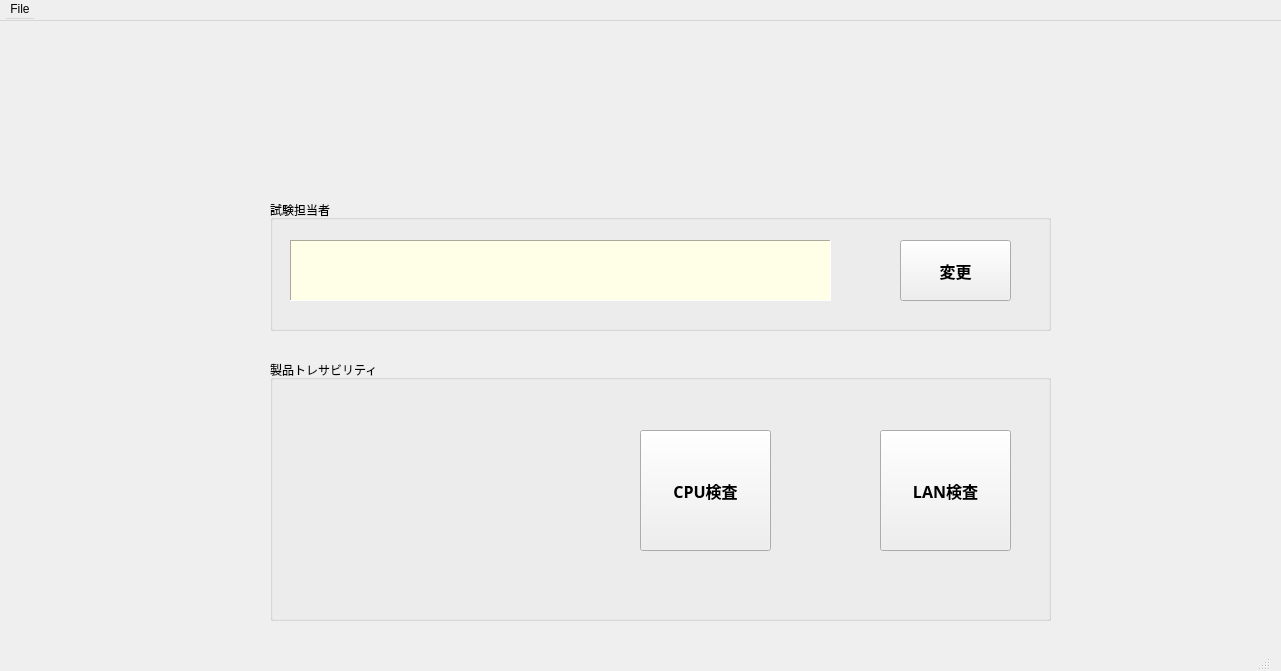
<?xml version="1.0" encoding="UTF-8"?>
<ui version="4.0">
 <class>MainMenu</class>
 <widget class="QWidget" name="MainMenu">
  <property name="geometry">
   <rect>
    <x>0</x>
    <y>0</y>
    <width>1281</width>
    <height>671</height>
   </rect>
  </property>
  <property name="windowTitle">
   <string>MainMenu</string>
  </property>
  <widget class="QMenuBar" name="menubar">
   <property name="geometry">
    <rect>
     <x>0</x>
     <y>0</y>
     <width>1281</width>
     <height>21</height>
    </rect>
   </property>
   <widget class="QMenu" name="menuFile">
    <property name="title">
     <string>File</string>
    </property>
    <addaction name="actionOpen"/>
    <addaction name="actionImport"/>
    <addaction name="actionExport"/>
    <addaction name="actionSave"/>
    <addaction name="actionExit"/>
   </widget>
   <addaction name="menuFile"/>
  </widget>
  <widget class="QStackedWidget" name="stackedWidget">
   <property name="geometry">
    <rect>
     <x>10</x>
     <y>30</y>
     <width>1262</width>
     <height>601</height>
    </rect>
   </property>
   <property name="styleSheet">
    <string notr="true">QLabel {
    background-color: white;
}</string>
   </property>
   <property name="currentIndex">
    <number>0</number>
   </property>
   <widget class="QWidget" name="homePage">
    <widget class="QGroupBox" name="groupBox">
     <property name="geometry">
      <rect>
       <x>260</x>
       <y>330</y>
       <width>781</width>
       <height>261</height>
      </rect>
     </property>
     <property name="title">
      <string>製品トレサビリティ</string>
     </property>
     <widget class="QPushButton" name="cpuButton">
      <property name="geometry">
       <rect>
        <x>370</x>
        <y>70</y>
        <width>131</width>
        <height>121</height>
       </rect>
      </property>
      <property name="font">
       <font>
        <family>メイリオ</family>
        <pointsize>12</pointsize>
        <bold>true</bold>
       </font>
      </property>
      <property name="text">
       <string>CPU検査</string>
      </property>
     </widget>
     <widget class="QPushButton" name="lanButton">
      <property name="geometry">
       <rect>
        <x>610</x>
        <y>70</y>
        <width>131</width>
        <height>121</height>
       </rect>
      </property>
      <property name="font">
       <font>
        <family>メイリオ</family>
        <pointsize>12</pointsize>
        <bold>true</bold>
       </font>
      </property>
      <property name="text">
       <string>LAN検査</string>
      </property>
     </widget>
    </widget>
    <widget class="QGroupBox" name="groupBox_10">
     <property name="geometry">
      <rect>
       <x>260</x>
       <y>170</y>
       <width>781</width>
       <height>131</height>
      </rect>
     </property>
     <property name="title">
      <string>試験担当者</string>
     </property>
     <widget class="QPushButton" name="changeUserNameButton">
      <property name="geometry">
       <rect>
        <x>630</x>
        <y>40</y>
        <width>111</width>
        <height>61</height>
       </rect>
      </property>
      <property name="font">
       <font>
        <family>游ゴシック</family>
        <pointsize>12</pointsize>
        <bold>true</bold>
       </font>
      </property>
      <property name="text">
       <string>変更</string>
      </property>
     </widget>
     <widget class="QLabel" name="userNameLabel">
      <property name="geometry">
       <rect>
        <x>20</x>
        <y>40</y>
        <width>541</width>
        <height>61</height>
       </rect>
      </property>
      <property name="font">
       <font>
        <family>游ゴシック</family>
        <pointsize>22</pointsize>
        <bold>true</bold>
       </font>
      </property>
      <property name="styleSheet">
       <string notr="true">QLabel {
  background-color: rgb(255, 254, 231);
}</string>
      </property>
      <property name="frameShape">
       <enum>QFrame::Panel</enum>
      </property>
      <property name="frameShadow">
       <enum>QFrame::Sunken</enum>
      </property>
      <property name="lineWidth">
       <number>1</number>
      </property>
      <property name="midLineWidth">
       <number>0</number>
      </property>
      <property name="text">
       <string/>
      </property>
      <property name="indent">
       <number>20</number>
      </property>
     </widget>
    </widget>
   </widget>
   <widget class="QWidget" name="cpuPage">
    <widget class="QGroupBox" name="groupBox_2">
     <property name="geometry">
      <rect>
       <x>20</x>
       <y>40</y>
       <width>591</width>
       <height>321</height>
      </rect>
     </property>
     <property name="title">
      <string>CPU検査</string>
     </property>
     <widget class="QWidget" name="verticalLayoutWidget">
      <property name="geometry">
       <rect>
        <x>10</x>
        <y>70</y>
        <width>571</width>
        <height>81</height>
       </rect>
      </property>
      <layout class="QVBoxLayout" name="verticalLayout">
       <item>
        <widget class="QLabel" name="cpuSerialInputField">
         <property name="font">
          <font>
           <family>Consolas</family>
           <pointsize>26</pointsize>
          </font>
         </property>
         <property name="text">
          <string/>
         </property>
        </widget>
       </item>
      </layout>
     </widget>
     <widget class="QWidget" name="verticalLayoutWidget_2">
      <property name="geometry">
       <rect>
        <x>10</x>
        <y>30</y>
        <width>141</width>
        <height>31</height>
       </rect>
      </property>
      <layout class="QVBoxLayout" name="verticalLayout_2">
       <item>
        <widget class="QLabel" name="cpuSerialIndicator">
         <property name="font">
          <font>
           <family>メイリオ</family>
           <pointsize>12</pointsize>
           <bold>true</bold>
          </font>
         </property>
         <property name="text">
          <string> 製品シリアル番号</string>
         </property>
        </widget>
       </item>
      </layout>
     </widget>
     <widget class="QWidget" name="verticalLayoutWidget_9">
      <property name="geometry">
       <rect>
        <x>160</x>
        <y>30</y>
        <width>421</width>
        <height>31</height>
       </rect>
      </property>
      <layout class="QVBoxLayout" name="verticalLayout_10">
       <item>
        <widget class="QLabel" name="cpuSerialStatus">
         <property name="font">
          <font>
           <family>メイリオ</family>
           <pointsize>12</pointsize>
           <bold>true</bold>
          </font>
         </property>
         <property name="text">
          <string/>
         </property>
        </widget>
       </item>
      </layout>
     </widget>
     <widget class="QFrame" name="cpuSerialInputFrame">
      <property name="geometry">
       <rect>
        <x>9</x>
        <y>69</y>
        <width>571</width>
        <height>81</height>
       </rect>
      </property>
      <property name="frameShape">
       <enum>QFrame::StyledPanel</enum>
      </property>
      <property name="frameShadow">
       <enum>QFrame::Raised</enum>
      </property>
     </widget>
    </widget>
    <widget class="QPushButton" name="cpuGoHome">
     <property name="geometry">
      <rect>
       <x>1130</x>
       <y>570</y>
       <width>111</width>
       <height>31</height>
      </rect>
     </property>
     <property name="font">
      <font>
       <family>メイリオ</family>
       <pointsize>12</pointsize>
       <bold>true</bold>
      </font>
     </property>
     <property name="text">
      <string>ホームページ</string>
     </property>
    </widget>
    <widget class="QGroupBox" name="groupBox_4">
     <property name="geometry">
      <rect>
       <x>630</x>
       <y>40</y>
       <width>611</width>
       <height>511</height>
      </rect>
     </property>
     <property name="title">
      <string>Results</string>
     </property>
     <widget class="QScrollArea" name="scrollArea">
      <property name="geometry">
       <rect>
        <x>10</x>
        <y>30</y>
        <width>591</width>
        <height>461</height>
       </rect>
      </property>
      <property name="frameShape">
       <enum>QFrame::NoFrame</enum>
      </property>
      <property name="widgetResizable">
       <bool>true</bool>
      </property>
      <widget class="QWidget" name="scrollAreaWidgetContents">
       <property name="geometry">
        <rect>
         <x>0</x>
         <y>0</y>
         <width>591</width>
         <height>461</height>
        </rect>
       </property>
       <widget class="QListWidget" name="cpuListWidget">
        <property name="geometry">
         <rect>
          <x>0</x>
          <y>10</y>
          <width>591</width>
          <height>441</height>
         </rect>
        </property>
        <property name="styleSheet">
         <string notr="true">QListWidget {
  background : rgb(240, 240, 240);
}</string>
        </property>
        <property name="frameShape">
         <enum>QFrame::NoFrame</enum>
        </property>
        <property name="resizeMode">
         <enum>QListView::Fixed</enum>
        </property>
       </widget>
      </widget>
     </widget>
    </widget>
    <widget class="QGroupBox" name="groupBox_6">
     <property name="geometry">
      <rect>
       <x>20</x>
       <y>390</y>
       <width>591</width>
       <height>71</height>
      </rect>
     </property>
     <property name="title">
      <string/>
     </property>
     <widget class="QLabel" name="cpuOverallTestStatus">
      <property name="geometry">
       <rect>
        <x>300</x>
        <y>10</y>
        <width>271</width>
        <height>51</height>
       </rect>
      </property>
      <property name="font">
       <font>
        <family>游ゴシック</family>
        <pointsize>22</pointsize>
        <bold>true</bold>
       </font>
      </property>
      <property name="text">
       <string>OK/NG </string>
      </property>
      <property name="alignment">
       <set>Qt::AlignCenter</set>
      </property>
     </widget>
     <widget class="QLabel" name="cpuOverallTestStatus_2">
      <property name="geometry">
       <rect>
        <x>30</x>
        <y>10</y>
        <width>241</width>
        <height>51</height>
       </rect>
      </property>
      <property name="font">
       <font>
        <family>游ゴシック</family>
        <pointsize>22</pointsize>
        <bold>true</bold>
       </font>
      </property>
      <property name="text">
       <string>検査結果</string>
      </property>
      <property name="alignment">
       <set>Qt::AlignLeading|Qt::AlignLeft|Qt::AlignVCenter</set>
      </property>
     </widget>
    </widget>
    <widget class="QGroupBox" name="groupBox_8">
     <property name="geometry">
      <rect>
       <x>20</x>
       <y>480</y>
       <width>591</width>
       <height>71</height>
      </rect>
     </property>
     <property name="title">
      <string/>
     </property>
     <widget class="QLabel" name="cpuSaveResultStatus">
      <property name="geometry">
       <rect>
        <x>300</x>
        <y>10</y>
        <width>271</width>
        <height>51</height>
       </rect>
      </property>
      <property name="font">
       <font>
        <family>游ゴシック</family>
        <pointsize>22</pointsize>
        <bold>true</bold>
       </font>
      </property>
      <property name="text">
       <string>OK/NG </string>
      </property>
      <property name="alignment">
       <set>Qt::AlignCenter</set>
      </property>
     </widget>
     <widget class="QLabel" name="cpuOverallTestStatus_6">
      <property name="geometry">
       <rect>
        <x>30</x>
        <y>10</y>
        <width>241</width>
        <height>51</height>
       </rect>
      </property>
      <property name="font">
       <font>
        <family>游ゴシック</family>
        <pointsize>22</pointsize>
        <bold>true</bold>
       </font>
      </property>
      <property name="text">
       <string>検査結果CSV保存</string>
      </property>
      <property name="alignment">
       <set>Qt::AlignLeading|Qt::AlignLeft|Qt::AlignVCenter</set>
      </property>
     </widget>
    </widget>
   </widget>
   <widget class="QWidget" name="lanPage">
    <widget class="QGroupBox" name="groupBox_3">
     <property name="geometry">
      <rect>
       <x>20</x>
       <y>40</y>
       <width>591</width>
       <height>321</height>
      </rect>
     </property>
     <property name="title">
      <string>LAN検査</string>
     </property>
     <widget class="QWidget" name="verticalLayoutWidget_3">
      <property name="geometry">
       <rect>
        <x>10</x>
        <y>70</y>
        <width>571</width>
        <height>81</height>
       </rect>
      </property>
      <layout class="QVBoxLayout" name="verticalLayout_3">
       <item>
        <widget class="QLabel" name="lanSerialInputField">
         <property name="font">
          <font>
           <family>Consolas</family>
           <pointsize>26</pointsize>
          </font>
         </property>
         <property name="layoutDirection">
          <enum>Qt::LeftToRight</enum>
         </property>
         <property name="text">
          <string/>
         </property>
        </widget>
       </item>
      </layout>
     </widget>
     <widget class="QWidget" name="verticalLayoutWidget_4">
      <property name="geometry">
       <rect>
        <x>10</x>
        <y>30</y>
        <width>141</width>
        <height>31</height>
       </rect>
      </property>
      <layout class="QVBoxLayout" name="verticalLayout_5">
       <item>
        <widget class="QLabel" name="lanSerialIndicator">
         <property name="font">
          <font>
           <family>メイリオ</family>
           <pointsize>12</pointsize>
           <bold>true</bold>
          </font>
         </property>
         <property name="text">
          <string> 製品シリアル番号</string>
         </property>
        </widget>
       </item>
      </layout>
     </widget>
     <widget class="QWidget" name="verticalLayoutWidget_5">
      <property name="geometry">
       <rect>
        <x>10</x>
        <y>180</y>
        <width>142</width>
        <height>31</height>
       </rect>
      </property>
      <layout class="QVBoxLayout" name="verticalLayout_6">
       <item>
        <widget class="QLabel" name="lanMacIndicator">
         <property name="font">
          <font>
           <family>メイリオ</family>
           <pointsize>12</pointsize>
           <bold>true</bold>
          </font>
         </property>
         <property name="text">
          <string> MACアドレス</string>
         </property>
        </widget>
       </item>
      </layout>
     </widget>
     <widget class="QWidget" name="verticalLayoutWidget_7">
      <property name="geometry">
       <rect>
        <x>160</x>
        <y>30</y>
        <width>421</width>
        <height>31</height>
       </rect>
      </property>
      <layout class="QVBoxLayout" name="verticalLayout_8">
       <item>
        <widget class="QLabel" name="lanSerialStatus">
         <property name="font">
          <font>
           <family>メイリオ</family>
           <pointsize>12</pointsize>
           <bold>true</bold>
          </font>
         </property>
         <property name="text">
          <string/>
         </property>
        </widget>
       </item>
      </layout>
     </widget>
     <widget class="QWidget" name="verticalLayoutWidget_8">
      <property name="geometry">
       <rect>
        <x>160</x>
        <y>180</y>
        <width>421</width>
        <height>31</height>
       </rect>
      </property>
      <layout class="QVBoxLayout" name="verticalLayout_9">
       <item>
        <widget class="QLabel" name="lanMacStatus">
         <property name="font">
          <font>
           <family>メイリオ</family>
           <pointsize>12</pointsize>
           <bold>true</bold>
          </font>
         </property>
         <property name="text">
          <string/>
         </property>
        </widget>
       </item>
      </layout>
     </widget>
     <widget class="QFrame" name="lanSerialInputFrame">
      <property name="geometry">
       <rect>
        <x>10</x>
        <y>70</y>
        <width>571</width>
        <height>80</height>
       </rect>
      </property>
      <property name="frameShape">
       <enum>QFrame::Box</enum>
      </property>
      <property name="frameShadow">
       <enum>QFrame::Raised</enum>
      </property>
     </widget>
     <widget class="QFrame" name="lanMacInputFrame">
      <property name="geometry">
       <rect>
        <x>10</x>
        <y>220</y>
        <width>571</width>
        <height>81</height>
       </rect>
      </property>
      <property name="frameShape">
       <enum>QFrame::StyledPanel</enum>
      </property>
      <property name="frameShadow">
       <enum>QFrame::Raised</enum>
      </property>
      <widget class="QWidget" name="verticalLayoutWidget_6">
       <property name="geometry">
        <rect>
         <x>0</x>
         <y>0</y>
         <width>571</width>
         <height>81</height>
        </rect>
       </property>
       <layout class="QVBoxLayout" name="verticalLayout_7">
        <item>
         <widget class="QLabel" name="lanMacInputField">
          <property name="font">
           <font>
            <family>Consolas</family>
            <pointsize>26</pointsize>
           </font>
          </property>
          <property name="layoutDirection">
           <enum>Qt::LeftToRight</enum>
          </property>
          <property name="text">
           <string/>
          </property>
         </widget>
        </item>
       </layout>
      </widget>
     </widget>
    </widget>
    <widget class="QPushButton" name="lanGoHome">
     <property name="geometry">
      <rect>
       <x>1120</x>
       <y>570</y>
       <width>121</width>
       <height>31</height>
      </rect>
     </property>
     <property name="font">
      <font>
       <family>メイリオ</family>
       <pointsize>12</pointsize>
       <bold>true</bold>
      </font>
     </property>
     <property name="text">
      <string>ホームページ</string>
     </property>
    </widget>
    <widget class="QGroupBox" name="groupBox_5">
     <property name="geometry">
      <rect>
       <x>630</x>
       <y>40</y>
       <width>611</width>
       <height>511</height>
      </rect>
     </property>
     <property name="title">
      <string>Results</string>
     </property>
     <widget class="QScrollArea" name="scrollArea_2">
      <property name="geometry">
       <rect>
        <x>10</x>
        <y>30</y>
        <width>591</width>
        <height>461</height>
       </rect>
      </property>
      <property name="frameShape">
       <enum>QFrame::NoFrame</enum>
      </property>
      <property name="widgetResizable">
       <bool>true</bool>
      </property>
      <widget class="QWidget" name="scrollAreaWidgetContents_2">
       <property name="geometry">
        <rect>
         <x>0</x>
         <y>0</y>
         <width>591</width>
         <height>461</height>
        </rect>
       </property>
       <widget class="QListWidget" name="lanListWidget">
        <property name="geometry">
         <rect>
          <x>0</x>
          <y>10</y>
          <width>591</width>
          <height>441</height>
         </rect>
        </property>
        <property name="styleSheet">
         <string notr="true">QListWidget {
  background : rgb(240, 240, 240);
}</string>
        </property>
        <property name="frameShape">
         <enum>QFrame::NoFrame</enum>
        </property>
        <property name="resizeMode">
         <enum>QListView::Fixed</enum>
        </property>
       </widget>
      </widget>
     </widget>
    </widget>
    <widget class="QGroupBox" name="groupBox_7">
     <property name="geometry">
      <rect>
       <x>20</x>
       <y>390</y>
       <width>591</width>
       <height>71</height>
      </rect>
     </property>
     <property name="title">
      <string/>
     </property>
     <widget class="QLabel" name="lanOverallTestStatus">
      <property name="geometry">
       <rect>
        <x>300</x>
        <y>10</y>
        <width>271</width>
        <height>51</height>
       </rect>
      </property>
      <property name="font">
       <font>
        <family>游ゴシック</family>
        <pointsize>22</pointsize>
        <bold>true</bold>
       </font>
      </property>
      <property name="text">
       <string>OK/NG </string>
      </property>
      <property name="alignment">
       <set>Qt::AlignCenter</set>
      </property>
     </widget>
     <widget class="QLabel" name="lanOverallTestStatus_2">
      <property name="geometry">
       <rect>
        <x>30</x>
        <y>10</y>
        <width>251</width>
        <height>51</height>
       </rect>
      </property>
      <property name="font">
       <font>
        <family>游ゴシック</family>
        <pointsize>22</pointsize>
        <bold>true</bold>
       </font>
      </property>
      <property name="text">
       <string>検査結果</string>
      </property>
      <property name="alignment">
       <set>Qt::AlignLeading|Qt::AlignLeft|Qt::AlignVCenter</set>
      </property>
     </widget>
    </widget>
    <widget class="QGroupBox" name="groupBox_9">
     <property name="geometry">
      <rect>
       <x>20</x>
       <y>480</y>
       <width>591</width>
       <height>71</height>
      </rect>
     </property>
     <property name="title">
      <string/>
     </property>
     <widget class="QLabel" name="lanSaveResultStatus">
      <property name="geometry">
       <rect>
        <x>300</x>
        <y>10</y>
        <width>271</width>
        <height>51</height>
       </rect>
      </property>
      <property name="font">
       <font>
        <family>游ゴシック</family>
        <pointsize>22</pointsize>
        <bold>true</bold>
       </font>
      </property>
      <property name="text">
       <string>OK/NG </string>
      </property>
      <property name="alignment">
       <set>Qt::AlignCenter</set>
      </property>
     </widget>
     <widget class="QLabel" name="lanOverallTestStatus_4">
      <property name="geometry">
       <rect>
        <x>30</x>
        <y>10</y>
        <width>251</width>
        <height>51</height>
       </rect>
      </property>
      <property name="font">
       <font>
        <family>游ゴシック</family>
        <pointsize>22</pointsize>
        <bold>true</bold>
       </font>
      </property>
      <property name="text">
       <string>検査結果CSV保存</string>
      </property>
      <property name="alignment">
       <set>Qt::AlignLeading|Qt::AlignLeft|Qt::AlignVCenter</set>
      </property>
     </widget>
    </widget>
   </widget>
  </widget>
  <widget class="QStatusBar" name="statusbar">
   <property name="geometry">
    <rect>
     <x>0</x>
     <y>640</y>
     <width>1271</width>
     <height>31</height>
    </rect>
   </property>
  </widget>
  <action name="actionOpen">
   <property name="text">
    <string>Open</string>
   </property>
  </action>
  <action name="actionImport">
   <property name="text">
    <string>Import</string>
   </property>
  </action>
  <action name="actionExport">
   <property name="text">
    <string>Export</string>
   </property>
  </action>
  <action name="actionSave">
   <property name="text">
    <string>Save</string>
   </property>
  </action>
  <action name="actionExit">
   <property name="text">
    <string>Exit</string>
   </property>
  </action>
 </widget>
 <layoutdefault spacing="6" margin="11"/>
 <resources/>
 <connections/>
</ui>
